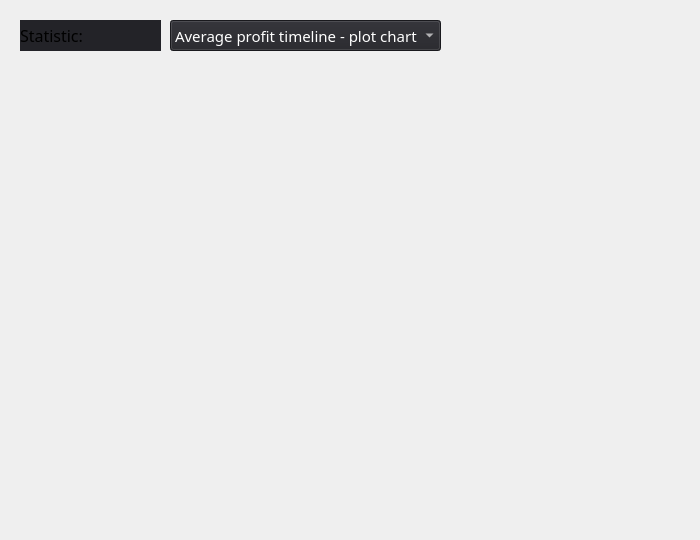
    <widget class="QWidget" name="maintab_statistics">
     <attribute name="title">
      <string>Seite</string>
     </attribute>
     <widget class="MplWidget" name="statistics_plot" native="true">
      <property name="geometry">
       <rect>
        <x>20</x>
        <y>70</y>
        <width>671</width>
        <height>461</height>
       </rect>
      </property>
     </widget>
     <widget class="QComboBox" name="select_statistic">
      <property name="geometry">
       <rect>
        <x>170</x>
        <y>20</y>
        <width>271</width>
        <height>31</height>
       </rect>
      </property>
      <property name="font">
       <font>
        <family>Segoe UI Variable Display Light</family>
        <pointsize>11</pointsize>
       </font>
      </property>
      <property name="toolTip">
       <string>Select what button you move with</string>
      </property>
      <property name="styleSheet">
       <string notr="true">QComboBox{
	color: rgb(255,255,255);
	background-color: rgb(35,35,40)
}


QComboBox QAbstractItemView {
	color: rgb(255,255,255);
}

</string>
      </property>
      <property name="insertPolicy">
       <enum>QComboBox::InsertAtBottom</enum>
      </property>
      <item>
       <property name="text">
        <string>Average profit timeline - plot chart</string>
       </property>
      </item>
      <item>
       <property name="text">
        <string>Total item profits - bar chart</string>
       </property>
      </item>
      <item>
       <property name="text">
        <string>Item efficiency - bar chart</string>
       </property>
      </item>
      <item>
       <property name="text">
        <string>Total profit - pie chart</string>
       </property>
      </item>
     </widget>
     <widget class="QLabel" name="mouse_movements_2">
      <property name="geometry">
       <rect>
        <x>20</x>
        <y>20</y>
        <width>141</width>
        <height>31</height>
       </rect>
      </property>
      <property name="font">
       <font>
        <family>Segoe UI Variable Display Light</family>
        <pointsize>12</pointsize>
        <weight>50</weight>
        <italic>false</italic>
        <bold>false</bold>
        <underline>false</underline>
        <strikeout>false</strikeout>
        <kerning>false</kerning>
       </font>
      </property>
      <property name="styleSheet">
       <string notr="true">background-color: rgb(35,35,40)</string>
      </property>
      <property name="text">
       <string>Statistic:</string>
      </property>
      <property name="alignment">
       <set>Qt::AlignLeading|Qt::AlignLeft|Qt::AlignVCenter</set>
      </property>
     </widget>
    </widget>
